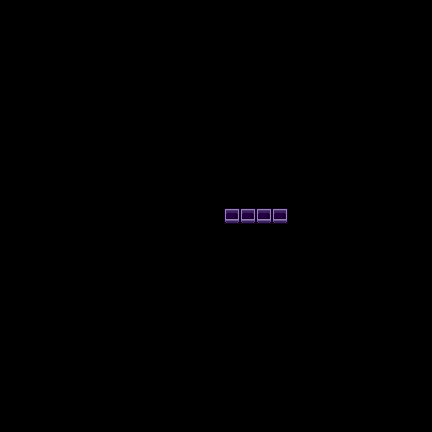

This is a level from a 2D game, rendered from its Tiled map with the project's own tilesets. A one-line summary and the complete map file follow:
An orthogonal 27x27 tile map with 16x16 px tiles, 1 tile layer (Buildings).

<map version="1.10" tiledversion="1.11.2" orientation="orthogonal" renderorder="right-down" compressionlevel="0" width="27" height="27" tilewidth="16" tileheight="16" infinite="0" nextlayerid="13" nextobjectid="164">
 <tileset firstgid="1" name="townInterior" tilewidth="16" tileheight="16" tilecount="2176" columns="32">
  <image source=".townInterior.png" width="512" height="1088" />
 </tileset>
 <layer id="2" name="Buildings" width="27" height="27">
  <data encoding="csv">
0,0,0,0,0,0,0,0,0,0,0,0,0,0,0,0,0,0,0,0,0,0,0,0,0,0,0,
0,0,0,0,0,0,0,0,0,0,0,0,0,0,0,0,0,0,0,0,0,0,0,0,0,0,0,
0,0,0,0,0,0,0,0,0,0,0,0,0,0,0,0,0,0,0,0,0,0,0,0,0,0,0,
0,0,0,0,0,0,0,0,0,0,0,0,0,0,0,0,0,0,0,0,0,0,0,0,0,0,0,
0,0,0,0,0,0,0,0,0,0,0,0,0,0,0,0,0,0,0,0,0,0,0,0,0,0,0,
0,0,0,0,0,0,0,0,0,0,0,0,0,0,0,0,0,0,0,0,0,0,0,0,0,0,0,
0,0,0,0,0,0,0,0,0,0,0,0,0,0,0,0,0,0,0,0,0,0,0,0,0,0,0,
0,0,0,0,0,0,0,0,0,0,0,0,0,0,0,0,0,0,0,0,0,0,0,0,0,0,0,
0,0,0,0,0,0,0,0,0,0,0,0,0,0,0,0,0,0,0,0,0,0,0,0,0,0,0,
0,0,0,0,0,0,0,0,0,0,0,0,0,0,0,0,0,0,0,0,0,0,0,0,0,0,0,
0,0,0,0,0,0,0,0,0,0,0,0,0,0,0,0,0,0,0,0,0,0,0,0,0,0,0,
0,0,0,0,0,0,0,0,0,0,0,0,0,0,0,0,0,0,0,0,0,0,0,0,0,0,0,
0,0,0,0,0,0,0,0,0,0,0,0,0,0,0,0,0,0,0,0,0,0,0,0,0,0,0,
0,0,0,0,0,0,0,0,0,0,0,0,0,0,2135,2135,2135,2135,0,0,0,0,0,0,0,0,0,
0,0,0,0,0,0,0,0,0,0,0,0,0,0,0,0,0,0,0,0,0,0,0,0,0,0,0,
0,0,0,0,0,0,0,0,0,0,0,0,0,0,0,0,0,0,0,0,0,0,0,0,0,0,0,
0,0,0,0,0,0,0,0,0,0,0,0,0,0,0,0,0,0,0,0,0,0,0,0,0,0,0,
0,0,0,0,0,0,0,0,0,0,0,0,0,0,0,0,0,0,0,0,0,0,0,0,0,0,0,
0,0,0,0,0,0,0,0,0,0,0,0,0,0,0,0,0,0,0,0,0,0,0,0,0,0,0,
0,0,0,0,0,0,0,0,0,0,0,0,0,0,0,0,0,0,0,0,0,0,0,0,0,0,0,
0,0,0,0,0,0,0,0,0,0,0,0,0,0,0,0,0,0,0,0,0,0,0,0,0,0,0,
0,0,0,0,0,0,0,0,0,0,0,0,0,0,0,0,0,0,0,0,0,0,0,0,0,0,0,
0,0,0,0,0,0,0,0,0,0,0,0,0,0,0,0,0,0,0,0,0,0,0,0,0,0,0,
0,0,0,0,0,0,0,0,0,0,0,0,0,0,0,0,0,0,0,0,0,0,0,0,0,0,0,
0,0,0,0,0,0,0,0,0,0,0,0,0,0,0,0,0,0,0,0,0,0,0,0,0,0,0,
0,0,0,0,0,0,0,0,0,0,0,0,0,0,0,0,0,0,0,0,0,0,0,0,0,0,0,
0,0,0,0,0,0,0,0,0,0,0,0,0,0,0,0,0,0,0,0,0,0,0,0,0,0,0
</data>
 </layer>
</map>
